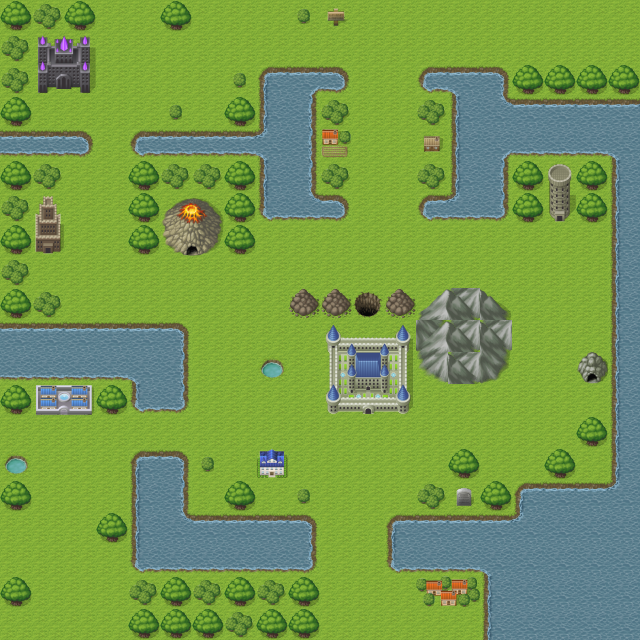

Tiled map render using the project's own tile images. Description and the whole map definition, tile-layer contents included, below:
An orthogonal 20x20 tile map with 32x32 px tiles, 3 tile layers (Ground, Structure, Obstacle), 3 tilesets.

<map version="1.2" tiledversion="1.3.3" orientation="orthogonal" renderorder="right-down" width="20" height="20" tilewidth="32" tileheight="32" infinite="0" nextlayerid="4" nextobjectid="1">
 <tileset firstgid="1" name="terrain" tilewidth="32" tileheight="32" tilecount="136" columns="8">
  <image source="../image/terrain.png" width="256" height="544" />
  <tile id="0">
   <properties>
    <property name="cost" type="int" value="1" />
   </properties>
  </tile>
  <tile id="11">
   <properties>
    <property name="collide" type="bool" value="true" />
   </properties>
  </tile>
  <tile id="12">
   <properties>
    <property name="collide" type="bool" value="true" />
   </properties>
  </tile>
  <tile id="13">
   <properties>
    <property name="collide" type="bool" value="true" />
   </properties>
  </tile>
  <tile id="14">
   <properties>
    <property name="collide" type="bool" value="true" />
   </properties>
  </tile>
  <tile id="32">
   <properties>
    <property name="collide" type="bool" value="true" />
   </properties>
  </tile>
  <tile id="33">
   <properties>
    <property name="collide" type="bool" value="true" />
   </properties>
  </tile>
  <tile id="34">
   <properties>
    <property name="collide" type="bool" value="true" />
   </properties>
  </tile>
  <tile id="35">
   <properties>
    <property name="collide" type="bool" value="true" />
   </properties>
  </tile>
  <tile id="38">
   <properties>
    <property name="collide" type="bool" value="true" />
   </properties>
  </tile>
  <tile id="39">
   <properties>
    <property name="collide" type="bool" value="true" />
   </properties>
  </tile>
  <tile id="40">
   <properties>
    <property name="collide" type="bool" value="true" />
   </properties>
  </tile>
  <tile id="41">
   <properties>
    <property name="collide" type="bool" value="true" />
   </properties>
  </tile>
  <tile id="42">
   <properties>
    <property name="collide" type="bool" value="true" />
   </properties>
  </tile>
  <tile id="43">
   <properties>
    <property name="collide" type="bool" value="true" />
   </properties>
  </tile>
  <tile id="46">
   <properties>
    <property name="collide" type="bool" value="true" />
   </properties>
  </tile>
  <tile id="47">
   <properties>
    <property name="collide" type="bool" value="true" />
   </properties>
  </tile>
 </tileset>
 <tileset firstgid="137" name="terrain_water" tilewidth="32" tileheight="32" tilecount="48" columns="8">
  <image source="../image/terrain_water.png" width="256" height="192" />
  <tile id="0">
   <properties>
    <property name="collide" type="bool" value="true" />
   </properties>
  </tile>
  <tile id="1">
   <properties>
    <property name="collide" type="bool" value="true" />
   </properties>
  </tile>
  <tile id="2">
   <properties>
    <property name="collide" type="bool" value="true" />
   </properties>
  </tile>
  <tile id="3">
   <properties>
    <property name="collide" type="bool" value="true" />
   </properties>
  </tile>
  <tile id="4">
   <properties>
    <property name="collide" type="bool" value="true" />
   </properties>
  </tile>
  <tile id="5">
   <properties>
    <property name="collide" type="bool" value="true" />
   </properties>
  </tile>
  <tile id="6">
   <properties>
    <property name="collide" type="bool" value="true" />
   </properties>
  </tile>
  <tile id="7">
   <properties>
    <property name="collide" type="bool" value="true" />
   </properties>
  </tile>
  <tile id="8">
   <properties>
    <property name="collide" type="bool" value="true" />
   </properties>
  </tile>
  <tile id="9">
   <properties>
    <property name="collide" type="bool" value="true" />
   </properties>
  </tile>
  <tile id="10">
   <properties>
    <property name="collide" type="bool" value="true" />
   </properties>
  </tile>
  <tile id="11">
   <properties>
    <property name="collide" type="bool" value="true" />
   </properties>
  </tile>
  <tile id="12">
   <properties>
    <property name="collide" type="bool" value="true" />
   </properties>
  </tile>
  <tile id="13">
   <properties>
    <property name="collide" type="bool" value="true" />
   </properties>
  </tile>
  <tile id="14">
   <properties>
    <property name="collide" type="bool" value="true" />
   </properties>
  </tile>
  <tile id="15">
   <properties>
    <property name="collide" type="bool" value="true" />
   </properties>
  </tile>
  <tile id="16">
   <properties>
    <property name="collide" type="bool" value="true" />
   </properties>
  </tile>
  <tile id="17">
   <properties>
    <property name="collide" type="bool" value="true" />
   </properties>
  </tile>
  <tile id="18">
   <properties>
    <property name="collide" type="bool" value="true" />
   </properties>
  </tile>
  <tile id="19">
   <properties>
    <property name="collide" type="bool" value="true" />
   </properties>
  </tile>
  <tile id="20">
   <properties>
    <property name="collide" type="bool" value="true" />
   </properties>
  </tile>
  <tile id="21">
   <properties>
    <property name="collide" type="bool" value="true" />
   </properties>
  </tile>
  <tile id="22">
   <properties>
    <property name="collide" type="bool" value="true" />
   </properties>
  </tile>
  <tile id="23">
   <properties>
    <property name="collide" type="bool" value="true" />
   </properties>
  </tile>
  <tile id="24">
   <properties>
    <property name="collide" type="bool" value="true" />
   </properties>
  </tile>
  <tile id="25">
   <properties>
    <property name="collide" type="bool" value="true" />
   </properties>
  </tile>
  <tile id="26">
   <properties>
    <property name="collide" type="bool" value="true" />
   </properties>
  </tile>
  <tile id="27">
   <properties>
    <property name="collide" type="bool" value="true" />
   </properties>
  </tile>
  <tile id="28">
   <properties>
    <property name="collide" type="bool" value="true" />
   </properties>
  </tile>
  <tile id="29">
   <properties>
    <property name="collide" type="bool" value="true" />
   </properties>
  </tile>
  <tile id="30">
   <properties>
    <property name="collide" type="bool" value="true" />
   </properties>
  </tile>
  <tile id="31">
   <properties>
    <property name="collide" type="bool" value="true" />
   </properties>
  </tile>
  <tile id="32">
   <properties>
    <property name="collide" type="bool" value="true" />
   </properties>
  </tile>
  <tile id="33">
   <properties>
    <property name="collide" type="bool" value="true" />
   </properties>
  </tile>
  <tile id="34">
   <properties>
    <property name="collide" type="bool" value="true" />
   </properties>
  </tile>
  <tile id="35">
   <properties>
    <property name="collide" type="bool" value="true" />
   </properties>
  </tile>
  <tile id="36">
   <properties>
    <property name="collide" type="bool" value="true" />
   </properties>
  </tile>
  <tile id="37">
   <properties>
    <property name="collide" type="bool" value="true" />
   </properties>
  </tile>
  <tile id="38">
   <properties>
    <property name="collide" type="bool" value="true" />
   </properties>
  </tile>
  <tile id="39">
   <properties>
    <property name="collide" type="bool" value="true" />
   </properties>
  </tile>
  <tile id="40">
   <properties>
    <property name="collide" type="bool" value="true" />
   </properties>
  </tile>
  <tile id="41">
   <properties>
    <property name="collide" type="bool" value="true" />
   </properties>
  </tile>
  <tile id="42">
   <properties>
    <property name="collide" type="bool" value="true" />
   </properties>
  </tile>
  <tile id="43">
   <properties>
    <property name="collide" type="bool" value="true" />
   </properties>
  </tile>
  <tile id="44">
   <properties>
    <property name="collide" type="bool" value="true" />
   </properties>
  </tile>
  <tile id="45">
   <properties>
    <property name="collide" type="bool" value="true" />
   </properties>
  </tile>
  <tile id="46">
   <properties>
    <property name="collide" type="bool" value="true" />
   </properties>
  </tile>
  <tile id="47">
   <properties>
    <property name="collide" type="bool" value="true" />
   </properties>
  </tile>
 </tileset>
 <tileset firstgid="185" name="terrain_path" tilewidth="32" tileheight="32" tilecount="48" columns="8">
  <image source="../image/terrain_path.png" width="256" height="192" />
  <tile id="0">
   <properties>
    <property name="cost" type="int" value="1" />
   </properties>
  </tile>
  <tile id="1">
   <properties>
    <property name="cost" type="int" value="1" />
   </properties>
  </tile>
  <tile id="2">
   <properties>
    <property name="cost" type="int" value="1" />
   </properties>
  </tile>
  <tile id="3">
   <properties>
    <property name="cost" type="int" value="1" />
   </properties>
  </tile>
  <tile id="4">
   <properties>
    <property name="cost" type="int" value="1" />
   </properties>
  </tile>
  <tile id="5">
   <properties>
    <property name="cost" type="int" value="1" />
   </properties>
  </tile>
  <tile id="6">
   <properties>
    <property name="cost" type="int" value="1" />
   </properties>
  </tile>
  <tile id="7">
   <properties>
    <property name="cost" type="int" value="1" />
   </properties>
  </tile>
  <tile id="8">
   <properties>
    <property name="cost" type="int" value="1" />
   </properties>
  </tile>
  <tile id="9">
   <properties>
    <property name="cost" type="int" value="1" />
   </properties>
  </tile>
  <tile id="10">
   <properties>
    <property name="cost" type="int" value="1" />
   </properties>
  </tile>
  <tile id="11">
   <properties>
    <property name="cost" type="int" value="1" />
   </properties>
  </tile>
  <tile id="12">
   <properties>
    <property name="cost" type="int" value="1" />
   </properties>
  </tile>
  <tile id="13">
   <properties>
    <property name="cost" type="int" value="1" />
   </properties>
  </tile>
  <tile id="14">
   <properties>
    <property name="cost" type="int" value="1" />
   </properties>
  </tile>
  <tile id="15">
   <properties>
    <property name="cost" type="int" value="1" />
   </properties>
  </tile>
  <tile id="16">
   <properties>
    <property name="cost" type="int" value="1" />
   </properties>
  </tile>
  <tile id="17">
   <properties>
    <property name="cost" type="int" value="1" />
   </properties>
  </tile>
  <tile id="18">
   <properties>
    <property name="cost" type="int" value="1" />
   </properties>
  </tile>
  <tile id="19">
   <properties>
    <property name="cost" type="int" value="1" />
   </properties>
  </tile>
  <tile id="20">
   <properties>
    <property name="cost" type="int" value="1" />
   </properties>
  </tile>
  <tile id="21">
   <properties>
    <property name="cost" type="int" value="1" />
   </properties>
  </tile>
  <tile id="22">
   <properties>
    <property name="cost" type="int" value="1" />
   </properties>
  </tile>
  <tile id="23">
   <properties>
    <property name="cost" type="int" value="1" />
   </properties>
  </tile>
  <tile id="24">
   <properties>
    <property name="cost" type="int" value="1" />
   </properties>
  </tile>
  <tile id="25">
   <properties>
    <property name="cost" type="int" value="1" />
   </properties>
  </tile>
  <tile id="26">
   <properties>
    <property name="cost" type="int" value="1" />
   </properties>
  </tile>
  <tile id="27">
   <properties>
    <property name="cost" type="int" value="1" />
   </properties>
  </tile>
  <tile id="28">
   <properties>
    <property name="cost" type="int" value="1" />
   </properties>
  </tile>
  <tile id="29">
   <properties>
    <property name="cost" type="int" value="1" />
   </properties>
  </tile>
  <tile id="30">
   <properties>
    <property name="cost" type="int" value="1" />
   </properties>
  </tile>
  <tile id="31">
   <properties>
    <property name="cost" type="int" value="1" />
   </properties>
  </tile>
  <tile id="32">
   <properties>
    <property name="cost" type="int" value="1" />
   </properties>
  </tile>
  <tile id="33">
   <properties>
    <property name="cost" type="int" value="1" />
   </properties>
  </tile>
  <tile id="34">
   <properties>
    <property name="cost" type="int" value="1" />
   </properties>
  </tile>
  <tile id="35">
   <properties>
    <property name="cost" type="int" value="1" />
   </properties>
  </tile>
  <tile id="36">
   <properties>
    <property name="cost" type="int" value="1" />
   </properties>
  </tile>
  <tile id="37">
   <properties>
    <property name="cost" type="int" value="1" />
   </properties>
  </tile>
  <tile id="38">
   <properties>
    <property name="cost" type="int" value="1" />
   </properties>
  </tile>
  <tile id="39">
   <properties>
    <property name="cost" type="int" value="1" />
   </properties>
  </tile>
  <tile id="40">
   <properties>
    <property name="cost" type="int" value="1" />
   </properties>
  </tile>
  <tile id="41">
   <properties>
    <property name="cost" type="int" value="1" />
   </properties>
  </tile>
  <tile id="42">
   <properties>
    <property name="cost" type="int" value="1" />
   </properties>
  </tile>
  <tile id="43">
   <properties>
    <property name="cost" type="int" value="1" />
   </properties>
  </tile>
  <tile id="44">
   <properties>
    <property name="cost" type="int" value="1" />
   </properties>
  </tile>
  <tile id="45">
   <properties>
    <property name="cost" type="int" value="1" />
   </properties>
  </tile>
  <tile id="46">
   <properties>
    <property name="cost" type="int" value="1" />
   </properties>
  </tile>
 </tileset>
 <layer id="1" name="Ground" width="20" height="20">
  <data encoding="csv">
1,1,1,1,1,1,1,1,1,1,1,1,1,1,1,1,1,1,1,1,
1,1,1,1,1,1,1,1,1,1,1,1,1,1,1,1,1,1,1,1,
1,1,1,1,1,1,1,1,142,163,140,1,1,138,164,144,1,1,1,1,
1,1,1,1,1,1,1,1,150,152,1,1,1,1,150,173,143,143,143,143,
139,139,140,1,138,139,139,139,180,152,1,1,1,1,150,165,159,159,159,166,
1,1,1,1,1,1,1,1,150,152,1,1,1,1,150,152,1,1,1,150,
1,1,1,1,1,1,1,1,158,171,140,1,1,138,172,160,1,1,1,150,
1,1,1,1,1,1,1,1,1,1,1,1,1,1,1,1,1,1,1,150,
1,1,1,1,1,1,1,1,1,1,1,1,1,1,1,1,1,1,1,150,
1,1,1,1,1,1,1,1,1,1,1,1,1,1,1,1,1,1,1,150,
143,143,143,143,143,144,1,1,1,1,1,1,1,1,1,1,1,1,1,150,
159,159,159,159,166,152,1,1,1,1,1,1,1,1,1,1,1,1,1,150,
1,1,1,1,158,160,1,1,1,1,1,1,1,1,1,1,1,1,1,150,
1,1,1,1,1,1,1,1,1,1,1,1,1,1,1,1,1,1,1,150,
1,1,1,1,142,144,1,1,1,1,1,1,1,1,1,1,1,1,1,150,
1,1,1,1,150,152,1,1,1,1,1,1,1,1,1,1,142,143,143,174,
1,1,1,1,150,173,143,143,143,144,1,1,142,143,143,143,174,151,151,151,
1,1,1,1,158,159,159,159,159,160,1,1,158,159,159,166,151,151,151,151,
1,1,1,1,1,1,1,1,1,1,1,1,1,1,1,150,151,151,151,151,
1,1,1,1,1,1,1,1,1,1,1,1,1,1,1,150,151,151,151,151
</data>
 </layer>
 <layer id="2" name="Structure" width="20" height="20">
  <data encoding="csv">
11,10,11,0,0,11,0,0,0,9,29,0,0,0,0,0,0,0,0,0,
10,68,69,0,0,0,0,0,0,0,0,0,0,0,0,0,0,0,0,0,
10,76,77,0,0,0,0,9,0,0,0,2,2,0,0,0,11,11,11,11,
11,3,3,0,0,9,0,11,0,0,10,0,0,10,0,0,0,0,0,0,
0,0,0,2,0,0,0,0,0,0,57,0,0,49,0,0,0,0,0,0,
11,10,0,0,11,10,10,11,0,0,10,0,0,10,0,0,11,70,11,0,
10,71,0,0,11,118,0,11,0,0,0,2,2,0,0,0,11,78,11,0,
11,79,0,0,11,0,0,11,0,0,0,0,0,0,0,0,0,0,0,0,
10,0,0,0,7,0,0,0,0,0,0,0,0,0,0,0,0,0,0,0,
11,10,0,0,0,0,0,0,0,0,0,0,0,0,0,0,2,2,0,0,
0,0,0,0,0,0,0,0,0,0,92,93,94,0,0,0,2,2,0,0,
0,0,0,0,0,0,0,0,0,0,100,101,102,0,0,0,0,0,24,0,
11,58,59,11,0,0,0,0,0,0,108,109,110,0,0,0,0,0,0,0,
0,0,0,0,2,2,0,0,0,0,0,0,0,0,0,0,0,0,11,0,
0,0,0,0,2,2,9,0,65,0,0,0,0,0,11,0,0,11,0,0,
11,0,0,0,0,0,0,11,0,9,0,0,0,10,30,11,0,0,0,0,
0,0,0,11,0,0,0,0,0,0,2,2,0,0,0,0,0,0,0,0,
0,0,0,0,0,0,0,0,0,0,2,2,0,0,0,0,0,151,0,0,
11,0,0,0,10,11,10,11,10,11,0,0,0,50,51,0,0,0,0,0,
0,0,0,0,11,11,11,10,11,11,0,0,0,0,0,0,0,0,0,0
</data>
 </layer>
 <layer id="3" name="Obstacle" width="20" height="20">
  <data encoding="csv">
0,0,0,0,0,0,0,0,0,0,0,0,0,0,0,0,0,0,0,0,
0,0,0,0,0,0,0,0,0,0,0,0,0,0,0,0,0,0,0,0,
0,0,0,0,0,0,0,0,0,0,0,0,0,0,0,0,0,0,0,0,
0,0,0,0,0,0,0,0,0,0,0,0,0,0,0,0,0,0,0,0,
0,0,0,0,0,0,0,0,0,0,0,0,0,0,0,0,0,0,0,0,
0,0,0,0,0,0,0,0,0,0,0,0,0,0,0,0,0,0,0,0,
0,0,0,0,0,39,40,0,0,0,0,0,0,0,0,0,0,0,0,0,
0,0,0,0,118,47,48,118,0,0,0,0,0,0,0,0,0,0,0,0,
0,0,0,0,118,118,118,118,0,0,0,0,0,0,0,0,0,0,0,0,
0,0,0,0,0,0,0,0,0,13,13,14,13,33,35,34,118,0,0,0,
0,0,0,0,0,0,0,0,0,0,0,118,118,43,35,35,118,0,0,0,
0,0,0,0,0,0,0,0,15,0,0,118,118,41,44,42,0,0,0,0,
0,0,0,0,0,0,0,0,0,0,0,0,0,0,0,0,0,0,0,0,
0,0,0,0,0,0,0,0,0,0,0,0,0,0,0,0,0,0,0,0,
15,0,0,0,0,0,0,0,0,0,0,0,0,0,0,0,0,0,0,0,
0,0,0,0,0,0,0,0,0,0,0,0,0,0,0,0,0,0,0,0,
0,0,0,0,0,0,0,0,0,0,0,0,0,0,0,0,0,0,0,0,
0,0,0,0,0,0,0,0,0,0,0,0,0,0,0,0,0,0,0,0,
0,0,0,0,0,0,0,0,0,0,0,0,0,0,0,0,0,0,0,0,
0,0,0,0,0,0,0,0,0,0,0,0,0,0,0,0,0,0,0,0
</data>
 </layer>
</map>
